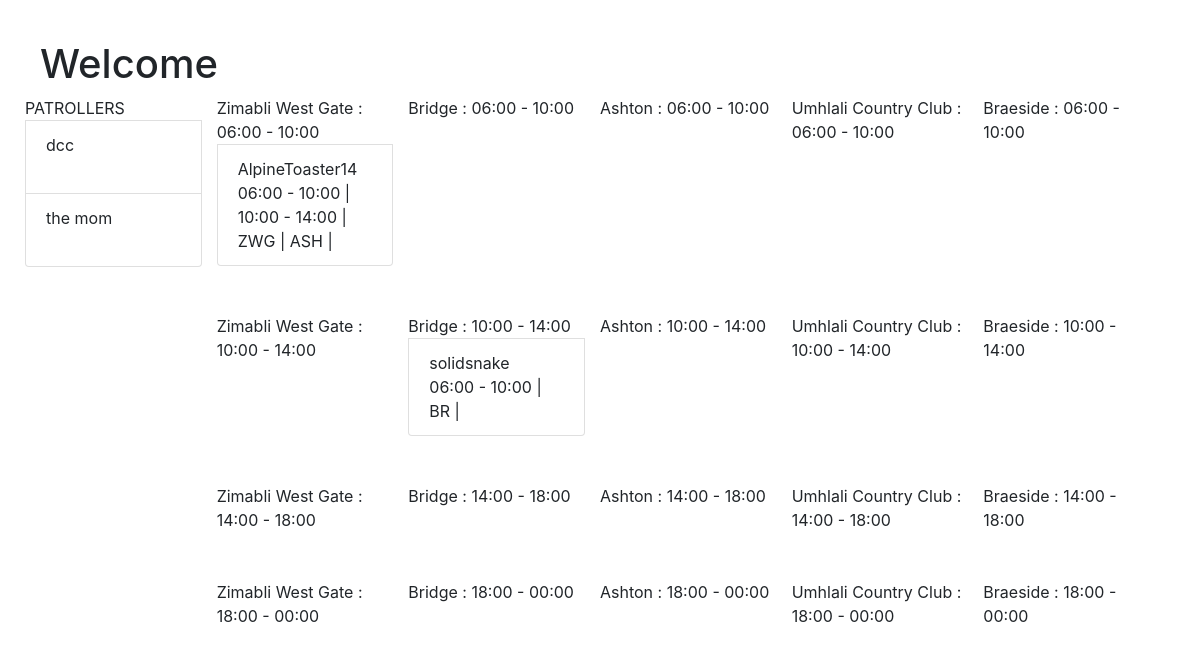
/main/, run on the app's committed database.
### locator/models.py (models this page shows)
class Patroller(models.Model):
    first_name = models.CharField(max_length=255)
    last_name = models.CharField(max_length=255)
    code_name = models.CharField(max_length=255, null=True, blank=True)
    armed = models.BooleanField(default=False)
    current_point = models.OneToOneField('WatchPoint', primary_key=False, on_delete=models.DO_NOTHING, null=True, blank=True)
    cell = models.CharField(max_length=255)
    email = models.CharField(max_length=255, null=True, blank=True)
    telegram = models.CharField(max_length=255, null=True, blank=True)
    preferred_shifts = models.ManyToManyField('Shift', related_name='patroller_pref_shift', null=True, blank=True)
    preferred_watchpoint = models.ManyToManyField('WatchPoint', related_name='patroller_pref_point', null=True, blank=True)
    def __str__(self):
        if self.code_name is not None and self.code_name != '':
            return self.code_name
        else:
            return '{} {}'.format(self.first_name, self.last_name)

class WatchPoint(models.Model):
    name = models.CharField(max_length=255)
    latitude = models.CharField(max_length=255)
    longitude = models.CharField(max_length=255)
    link = models.CharField(max_length=255, null=True, blank=True)
    alert = models.BooleanField(default=False)
    full = models.BooleanField(default=False)
    abbreviation = models.CharField(max_length=5, default=None, null=True)
    def __str__(self):
        return self.name

class Shift(models.Model):
    start_time = models.TimeField()
    end_time = models.TimeField()
    def __str__(self):
        string_time = self.start_time.strftime("%H:%M") + " - " + self.end_time.strftime("%H:%M")
        return string_time

### locator/views.py (the view)
# urls.py: path('main/', MainView.as_view()),
class MainView(TemplateView):
    template_name = "main.html"
    def get(self, request, *args, **kwargs):
        context = self.get_context_data(**kwargs)
        return self.render_to_response(context)
    def get_context_data(self, **kwargs):
        context = super().get_context_data(**kwargs)
        all_patrollers = Patroller.objects.all()
        context['patrollers'] = all_patrollers
        all_shifts = Shift.objects.all()
        context['shifts'] = all_shifts
        watchpoints = WatchPoint.objects.all()
        context['watchpoints'] = watchpoints
        today = datetime.today()
        tomorrow = today + timedelta(days=1)
        regenerate_teams()
        current_teams = Team.objects.filter(day__gte=today).all()
        in_teams = []
        point_teams = {}
        for team in current_teams:
            for p in team.patrollers.all():
                in_teams.append(p.id)
        not_in_teams = Patroller.objects.exclude(id__in=in_teams).all()
        for w in watchpoints:
            for sh in all_shifts:
                team = Team.objects.filter(shift=sh, watch_point=w).first()
                for p in not_in_teams:
                    if p.preferred_shifts.exists() and p.preferred_shifts.first()==sh and p.preferred_watchpoint.first()==w:
                        team.patrollers.add(p)
                        team.save()
        all_teams = Team.objects.all()
        context['team_keys'] = []
        context['team_patrollers'] = {}
        for team in all_teams:
            if team.patrollers is not None and team.patrollers.count() > 0:
                key = 'sh_' + str(team.shift.id) + '_pt_'+str(team.watch_point.id)
                context['team_patrollers'][key] = [p for p in team.patrollers.all()]
                context['team_keys'].append(key)
        context['teams'] = all_teams
        return context

### locator/templatetags/locator_extras.py (called while the page is built)
@register.filter
def addstr(arg1, arg2):
    return str(arg1) + str(arg2)

@register.filter
def hash(h, key):
    return h.get(key, None)

### locator/views.py (called while the page is built, shortened)
def regenerate_teams():
    today = datetime.today()
    tomorrow = today + timedelta(days=1)
    Team.objects.filter(day__lt=today).delete()
    all_shifts = Shift.objects.all()
    watchpoints = WatchPoint.objects.all()
    return

### templates/main.html (shortened to what this page needs)
{% load locator_extras %}
<!doctype html>
<html lang="en">
<head>
    <link rel="stylesheet" href="https://stackpath.bootstrapcdn.com/bootstrap/4.3.1/css/bootstrap.min.css"
>
</head>
<body style="margin: 40px">
<h1>Welcome {{ user.name }}</h1>
<div class="row">
    <div id="all-patrollers" class="list-group col-2">
        <div>PATROLLERS</div>
        {% for patroller in patrollers %}
            {% if patroller.team_set.count == 0 %}
                <div id="patroller-{{ patroller.id }}" data-id="{{ patroller.id }}" class="list-group-item nested-1">
                    {{ patroller }}<br/>
                    <br/>
                </div>
            {% endif %}
        {% endfor %}
    </div>
    <div class="col-10">
        {% for sh in shifts %}
            <div id="{{ sh.id }}" class="row">
                {% for point in watchpoints %}
                    <div id="sh_{{ sh.id }}_pt_{{ point.id }}" class="list-group col">
                        <div>{{ point }} : {{ sh }} </div>
                        {% with 'sh_'|addstr:sh.id|addstr:'_pt_'|addstr:point.id as team_key %}
                            {% if team_key in team_keys %}
                                {% for patroller in team_patrollers|hash:team_key %}
                                    <div id="patroller-{{ patroller.id }}" data-id="{{ patroller.id }}"
                                         class="list-group-item nested-1">
                                        {{ patroller }}<br/>
                                        {% if patroller.preferred_shifts %}
                                            {% for sh in patroller.preferred_shifts.all %}
                                                <span>{{ sh }} | </span>
                                            {% endfor %}
                                        {% endif %}
                                        <br/>
                                        {% if patroller.preferred_watchpoint %}
                                            {% for w in patroller.preferred_watchpoint.all %}
                                                <span>{{ w.abbreviation }} | </span>
                                            {% endfor %}
                                        {% endif %}
                                    </div>
                                {% endfor %}
                            {% endif %}
                        {% endwith %}
                    </div>
                {% endfor %}
            </div><br/><br/>
        {% endfor %}
    </div>
</div>
</body>
</html>

### data on the page
Patroller: code_name "dcc"
Patroller: code_name "the mom"
Shift: start_time+end_time "06:00 - 10:00"
WatchPoint: name "Zimabli West Gate", abbreviation "ZWG"
Patroller: code_name "AlpineToaster14"
Shift: start_time+end_time "10:00 - 14:00"
WatchPoint: abbreviation "ASH", name "Ashton"
WatchPoint: name "Bridge", abbreviation "BR"
WatchPoint: name "Umhlali Country Club"
WatchPoint: name "Braeside"
Patroller: code_name "solidsnake"
Shift: start_time+end_time "14:00 - 18:00"
Shift: start_time+end_time "18:00 - 00:00"
